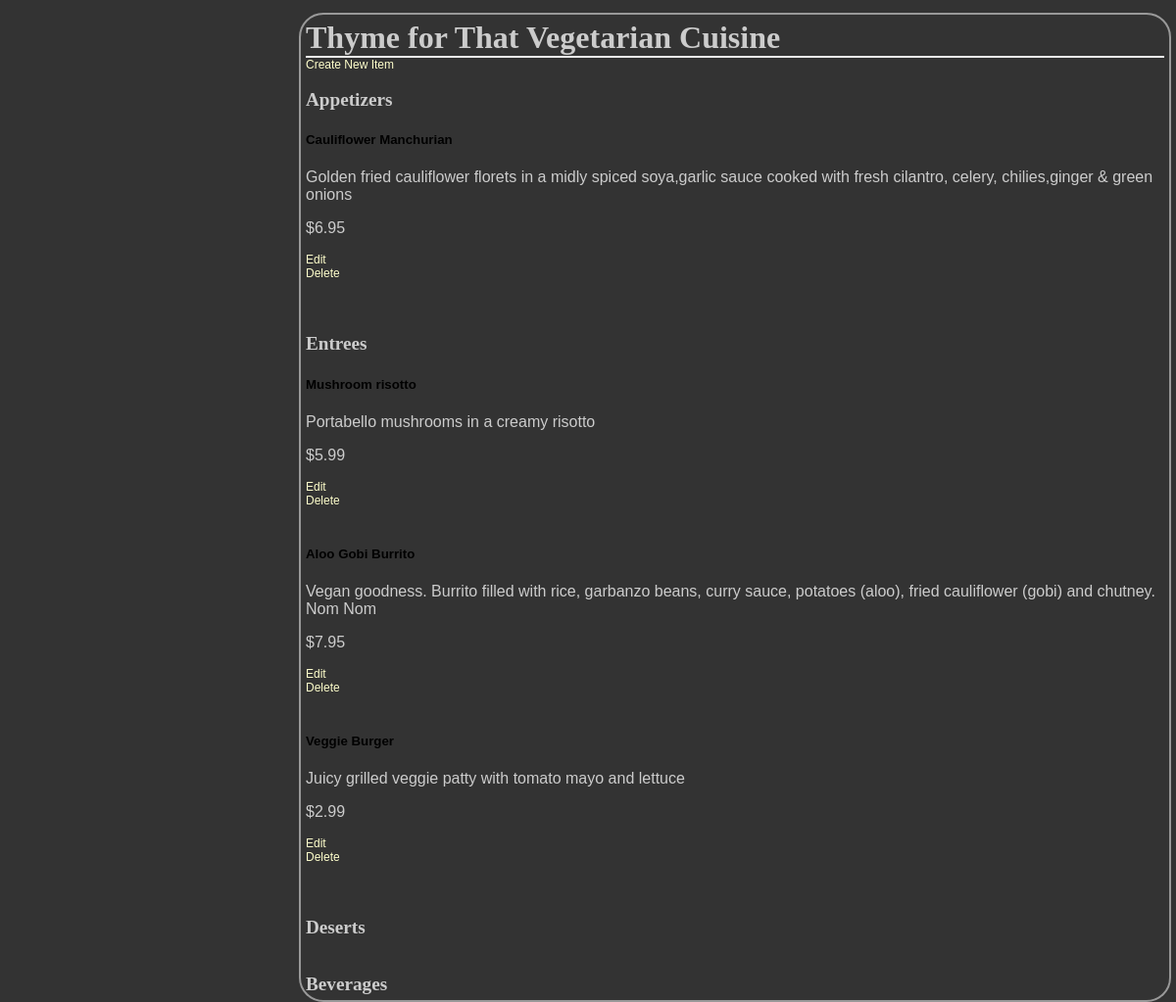
/restaurant/5/menu/, run on the app's committed database.
### database_setup.py (models this page shows, shortened)
class Restaurant(Base):
    __tablename__ = 'restaurant'
    id = Column(Integer, primary_key=True)
    name = Column(String(250), nullable=False)

class MenuItem(Base):
    __tablename__ = 'menu_item'
    name =Column(String(80), nullable = False)
    id = Column(Integer, primary_key = True)
    description = Column(String(250))
    price = Column(String(8))
    course = Column(String(250))
    restaurant_id = Column(Integer,ForeignKey('restaurant.id'))
    restaurant = relationship(Restaurant)

### finalProject.py (the view)
@app.route('/restaurant/<int:restaurant_id>/')
@app.route('/restaurant/<int:restaurant_id>/menu/')
def showMenu(restaurant_id):
	restaurant = session.query(Restaurant).filter_by(id=restaurant_id).one()
	items = session.query(MenuItem).filter_by(restaurant_id=restaurant_id).all()
	return render_template('menu.html', items=items, restaurant=restaurant)

### templates/menu.html (shortened to what this page needs)
<html>
	<head>
		<link rel=stylesheet type=text/css href="{{ url_for('static', filename='styles.css') }}">
	</head>
	<body>
		<div class = 'pane'>
			<h1>{{ restaurant.name }}</h1>
    		{% if items !=[] %}
    		<a href = "{{url_for('newMenuItem', restaurant_id = restaurant.id) }}">Create New Item</a>
    	<h2>Appetizers</h2>
    		{% for i in items %}
	    		{% if i.course == 'Appetizer'%}
		    		<h5>{{i.name}}</h5>
		    		<p>{{i.description}}</p>
		    		<p>{{i.price}}</p>
		    		<a href='{{url_for('editmenuitem',restaurant_id = restaurant.id, menu_id=i.id)}}'>Edit</a>
		    		<a href='{{url_for('deletemenuitem',restaurant_id = restaurant.id, menu_id=i.id)}}'>Delete</a>
		    	{% endif %}
		    {% endfor %}
		<h2>Entrees</h2>
			{% for i in items %}
				{% if i.course== 'Entree' %}
					<h5>{{i.name}}</h5>
					<p>{{i.description}}</p>
					<p>{{i.price}}</p>
		    		<a href='{{url_for('editmenuitem',restaurant_id = restaurant.id, menu_id=i.id)}}'>Edit</a>
		    		<a href='{{url_for('deletemenuitem',restaurant_id = restaurant.id, menu_id=i.id)}}'>Delete</a>
		    	{% endif %}
		    {% endfor %}
		<h2>Deserts</h2>
			<h2>Beverages</h2>
		    {% else %}
		    <p>You currently have no menu item. </p>
		    <a href = "{{url_for('newMenuItem')}}">Create New Item</a>
		    {% endif %}
    </div>
</body>
</html>

### static/styles.css (style rules this page uses)
body { font-family: sans-serif; background-color: #333333 }
h1, h2, h3, h4 { color: #CCCCCC; }
h1, h2 { font-family: 'Georgia', serif; margin: 0; }
h1 { border-bottom: 2px solid #eee; }
h2 { font-size: 1.2em; }
p { color: #CCCCCC; }
a { text-decoration: none; color:#FFFFCC; font-size: .75em; }
.pane { position:absolute; left: 25%; border: 2px solid; border-radius: 25px; padding: 5px; margin: 5px; border-color: #999999; }

### data on the page
Restaurant: name "Thyme for That Vegetarian Cuisine"
MenuItem: name "Cauliflower Manchurian", description "Golden fried cauliflower florets in a midly spiced soya,garlic sauce cooked with fresh cilantro, celery, chilies,ginger & green onions", price "$6.95"
MenuItem: name "Mushroom risotto", description "Portabello mushrooms in a creamy risotto", price "$5.99"
MenuItem: name "Aloo Gobi Burrito", description "Vegan goodness. Burrito filled with rice, garbanzo beans, curry sauce, potatoes (aloo), fried cauliflower (gobi) and chutney. Nom Nom", price "$7.95"
MenuItem: name "Veggie Burger", description "Juicy grilled veggie patty with tomato mayo and lettuce", price "$2.99"
